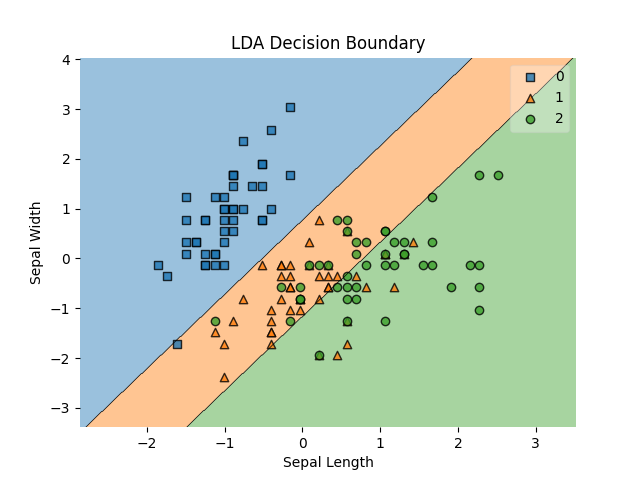

Write Python code to recreate this figure.
# Purpose: to train the LDA model on the sepal length and width
# features and visualize the decision boundary.

import numpy as np
import matplotlib.pyplot as plt
from LinearDiscriminantAnalysis import LDAClassifier
from mlxtend.plotting import plot_decision_regions

# Load the data
data = np.load('data_iris_classifiers3.npz')
X_train = data['X_train_sepal_std']
y_train = data['y_train']

y_train = y_train.astype(int)

# Initialize the LDA classifier
lda = LDAClassifier()

# Train the model
lda.fit(X_train, y_train)

# Save the model
lda.save("lda_weights3.npz")

# Plotting the decision boundary for training data
plot_decision_regions(X_train, y_train.ravel(), clf=lda)
plt.title("LDA Decision Boundary")
plt.xlabel("Sepal Length")
plt.ylabel("Sepal Width")
plt.savefig("train_lda3.png")
plt.show()